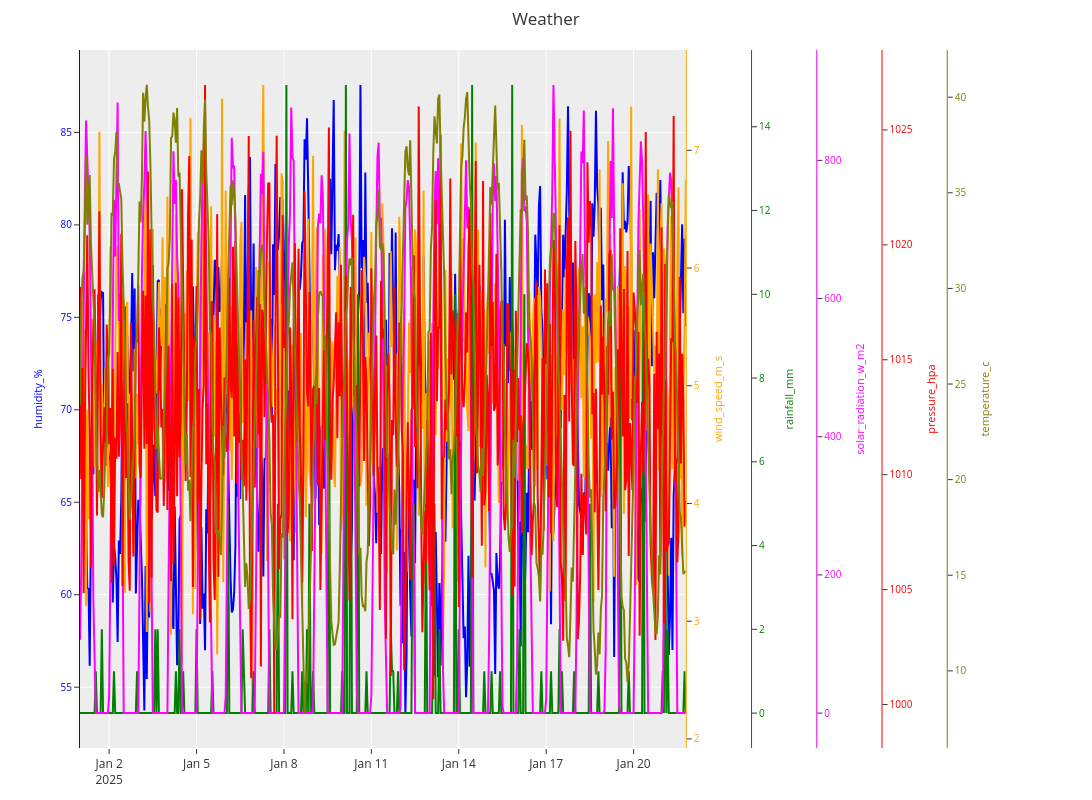

The notebook cell this image was saved under:
### Markdown cell above
## 3: Weather and Forecast

### Code cell
import polyY.plotly as plot
import pandas as pd
data = pd.read_csv(r"data\weather_data_500.csv")
x = data.timestamp
ys = [ 'humidity_%', 'wind_speed_m_s', 'rainfall_mm', 'solar_radiation_w_m2', 'pressure_hpa', "temperature_c"]
clrs = [ "blue", "orange","green", "magenta", "red","olive"]
figure = plot.MakeFigure("Weather", "ggplot2")
for i in range(6):
    figure.add_trace(x, data[ys[i]].to_list(),name=ys[i], kind="line", color=clrs[i])
figure.get_figure().update_layout(width=1500, height=800)

### Figure 1 — Plotly figure (JSON) as saved in the notebook; plotly's stock layout.template omitted (floating-point values rounded to 4 significant figures; data arrays with more than 128 entries replaced by an {"elided": "..."} marker saying what was removed)
{"data": [{"line": {"color": "blue"}, "mode": "lines", "name": "humidity_%", "type": "scatter", "x": {"elided": "500 str values"}, "y": {"elided": "500 float values"}, "yaxis": "y"}, {"line": {"color": "orange"}, "mode": "lines", "name": "wind_speed_m_s", "type": "scatter", "x": {"elided": "500 str values"}, "y": {"elided": "500 float values"}, "yaxis": "y2"}, {"line": {"color": "green"}, "mode": "lines", "name": "rainfall_mm", "type": "scatter", "x": {"elided": "500 str values"}, "y": {"elided": "500 int values"}, "yaxis": "y3"}, {"line": {"color": "magenta"}, "mode": "lines", "name": "solar_radiation_w_m2", "type": "scatter", "x": {"elided": "500 str values"}, "y": {"elided": "500 float values"}, "yaxis": "y4"}, {"line": {"color": "red"}, "mode": "lines", "name": "pressure_hpa", "type": "scatter", "x": {"elided": "500 str values"}, "y": {"elided": "500 float values"}, "yaxis": "y5"}, {"line": {"color": "olive"}, "mode": "lines", "name": "temperature_c", "type": "scatter", "x": {"elided": "500 str values"}, "y": {"elided": "500 float values"}, "yaxis": "y6"}], "layout": {"height": 800, "margin": {"b": 40, "l": 80, "r": 80, "t": 50}, "showlegend": false, "title": {"text": "Weather"}, "width": 1500, "xaxis": {"domain": [0, 0.65]}, "yaxis": {"linecolor": "blue", "showgrid": true, "showline": true, "side": "left", "tickfont": {"color": "blue", "size": 10}, "ticks": "outside", "title": {"font": {"color": "blue", "size": 11}, "text": "humidity_%"}, "zeroline": false}, "yaxis2": {"linecolor": "orange", "overlaying": "y", "position": 0.65, "showgrid": false, "showline": true, "side": "right", "tickfont": {"color": "orange", "size": 10}, "ticks": "outside", "title": {"font": {"color": "orange", "size": 11}, "text": "wind_speed_m_s"}, "zeroline": false}, "yaxis3": {"linecolor": "green", "overlaying": "y", "position": 0.72, "showgrid": false, "showline": true, "side": "right", "tickfont": {"color": "green", "size": 10}, "ticks": "outside", "title": {"font": {"color": "green", "size": 11}, "text": "rainfall_mm"}, "zeroline": false}, "yaxis4": {"linecolor": "magenta", "overlaying": "y", "position": 0.79, "showgrid": false, "showline": true, "side": "right", "tickfont": {"color": "magenta", "size": 10}, "ticks": "outside", "title": {"font": {"color": "magenta", "size": 11}, "text": "solar_radiation_w_m2"}, "zeroline": false}, "yaxis5": {"linecolor": "red", "overlaying": "y", "position": 0.86, "showgrid": false, "showline": true, "side": "right", "tickfont": {"color": "red", "size": 10}, "ticks": "outside", "title": {"font": {"color": "red", "size": 11}, "text": "pressure_hpa"}, "zeroline": false}, "yaxis6": {"linecolor": "olive", "overlaying": "y", "position": 0.93, "showgrid": false, "showline": true, "side": "right", "tickfont": {"color": "olive", "size": 10}, "ticks": "outside", "title": {"font": {"color": "olive", "size": 11}, "text": "temperature_c"}, "zeroline": false}}}
